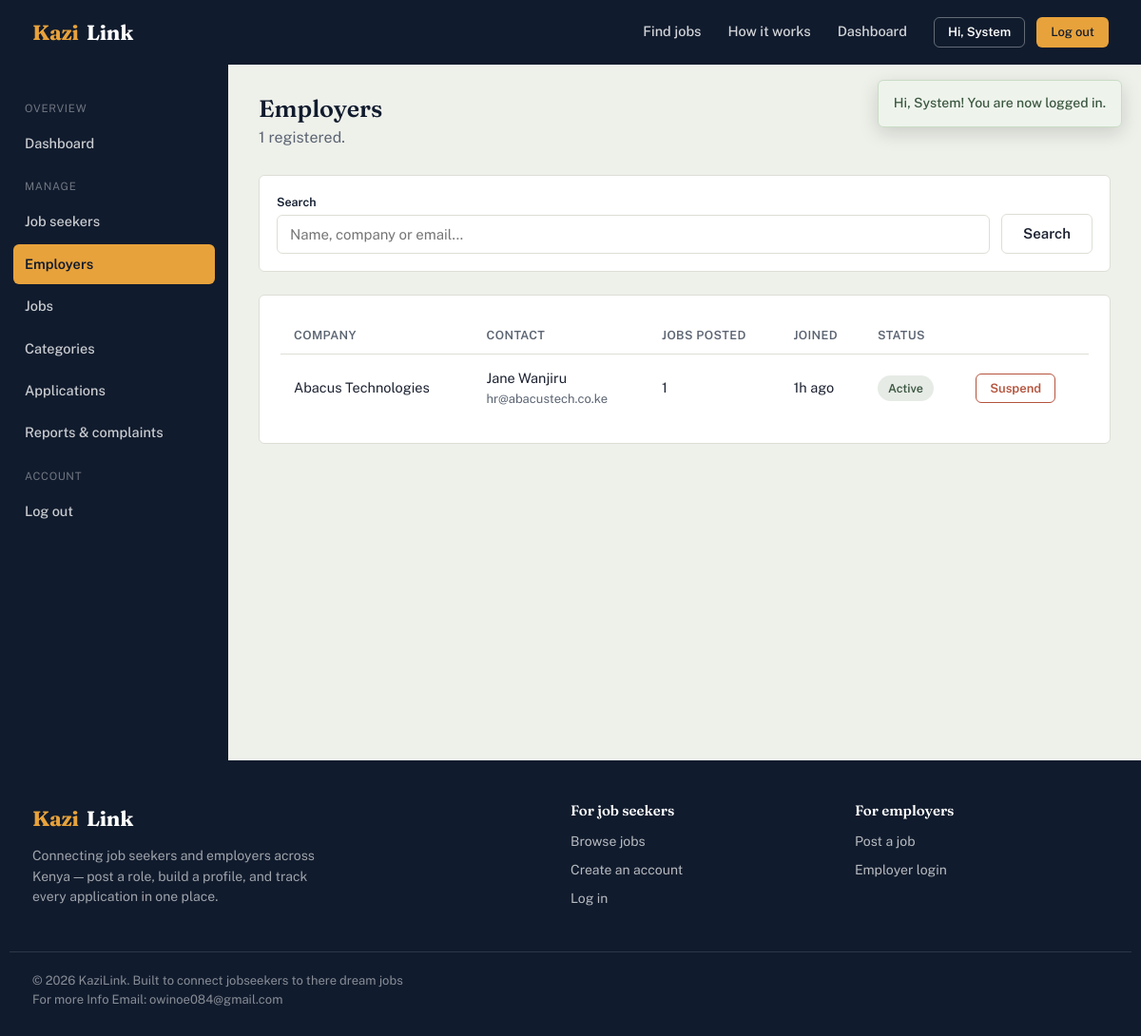
Page /admin/manage-employers.php (signed in) on the committed database.
### tables this page shows
CREATE TABLE users (
    user_id     INT AUTO_INCREMENT PRIMARY KEY,
    full_name   VARCHAR(100) NOT NULL,
    email       VARCHAR(100) NOT NULL UNIQUE,
    phone       VARCHAR(20),
    password    VARCHAR(255) NOT NULL,
    role        ENUM('job_seeker','employer','admin') NOT NULL,
    status      ENUM('active','suspended') NOT NULL DEFAULT 'active',
    created_at  TIMESTAMP DEFAULT CURRENT_TIMESTAMP
);

CREATE TABLE employers (
    employer_id     INT AUTO_INCREMENT PRIMARY KEY,
    user_id         INT NOT NULL UNIQUE,
    company_name    VARCHAR(150) NOT NULL,
    company_email   VARCHAR(100),
    company_phone   VARCHAR(20),
    location        VARCHAR(100),
    description     TEXT,
    website         VARCHAR(255),
    logo            VARCHAR(255),
    FOREIGN KEY (user_id) REFERENCES users(user_id) ON DELETE CASCADE
);

### includes/functions.php (called while the page is built, shortened)
<?php
function e(?string $value): string
{
    return htmlspecialchars($value ?? '', ENT_QUOTES, 'UTF-8');
}
function get_flashes(): array
{
    $flashes = $_SESSION['flash'] ?? [];
    return $flashes;
}
function time_ago(string $datetime): string
{
    $timestamp = strtotime($datetime);
    $diff = time() - $timestamp;
    if ($diff < 86400) return floor($diff / 3600) . 'h ago';
    return date('d M Y', $timestamp);
}
function status_pill_class(string $status): string
{
    $status = strtolower($status);
    return match (true) {
        in_array($status, ['active', 'accepted', 'approved', 'shortlisted']) => 'pill-success',
        in_array($status, ['pending', 'under review', 'applied']) => 'pill-pending',
        in_array($status, ['rejected', 'closed', 'suspended', 'dismissed']) => 'pill-danger',
        in_array($status, ['interview']) => 'pill-info',
        default => 'pill-neutral',
    };
}

### includes/auth.php (called while the page is built, shortened)
<?php
function current_user_id(): ?int
{
    return $_SESSION['user_id'] ?? null;
}
function current_user(): ?array
{
    $db = getDB();
    $stmt = $db->prepare('SELECT * FROM users WHERE user_id = ?');
    $stmt->execute([current_user_id()]);
    $cached = $stmt->fetch() ?: null;
    return $cached;
}

### admin/manage-employers.php (the view, shortened to what this page needs)
<?php
$db = getDB();
$q = trim($_GET['q'] ?? '');
$sql = "
    SELECT u.*, emp.company_name, emp.employer_id,
    (SELECT COUNT(*) FROM jobs j WHERE j.employer_id = emp.employer_id) AS job_count
    FROM users u JOIN employers emp ON emp.user_id = u.user_id WHERE u.role = 'employer'
";
$params = [];
$sql .= ' ORDER BY u.created_at DESC';
$stmt = $db->prepare($sql);
$stmt->execute($params);
$employers = $stmt->fetchAll();
$base = '../';
include __DIR__ . '/../includes/header.php';
?>
<div class="dash-shell">
  <?php include __DIR__ . '/../includes/sidebar-admin.php'; ?>
  <main class="dash-main">
    <div class="dash-header"><div><h1>Employers</h1><p><?= count($employers) ?> registered.</p></div></div>
    <form method="get" class="filter-bar" style="grid-template-columns: 1fr auto;">
      <div class="form-group" style="margin:0;"><label>Search</label><input type="text" name="q" value="<?= e($q) ?>" placeholder="Name, company or email..."></div>
      <div><button type="submit" class="btn btn-outline">Search</button></div>
    </form>
    <div class="card">
      <div class="card-body table-scroll">
        <?php if ($employers): ?>
          <table class="data-table">
            <thead><tr><th>Company</th><th>Contact</th><th>Jobs posted</th><th>Joined</th><th>Status</th><th></th></tr></thead>
            <tbody>
            <?php foreach ($employers as $emp): ?>
              <tr>
                <td class="row-title"><?= e($emp['company_name']) ?></td>
                <td><?= e($emp['full_name']) ?><div class="row-sub"><?= e($emp['email']) ?></div></td>
                <td><a href="manage-jobs.php?employer_id=<?= (int) $emp['employer_id'] ?>"><?= (int) $emp['job_count'] ?></a></td>
                <td><?= time_ago($emp['created_at']) ?></td>
                <td><span class="pill <?= status_pill_class($emp['status']) ?>"><?= e(ucfirst($emp['status'])) ?></span></td>
                <td>
                  <form method="post" data-confirm="<?= $emp['status'] === 'active' ? 'Suspend' : 'Reactivate' ?> this employer?">
                    <button type="submit" name="toggle_status" class="btn btn-sm <?= $emp['status'] === 'active' ? 'btn-danger' : 'btn-success' ?>"><?= $emp['status'] === 'active' ? 'Suspend' : 'Reactivate' ?></button>
                  </form>
                </td>
              </tr>
            <?php endforeach; ?>
            </tbody>
          </table>
        <?php else: ?>
          <div class="empty-state"><h3>No employers found</h3></div>
        <?php endif; ?>
      </div>
    </div>
  </main>
</div>
<?php include __DIR__ . '/../includes/footer.php'; ?>

### includes/header.php (shortened to what this page needs)
<?php
$base = $base ?? '';
$user = current_user();
?>
<!DOCTYPE html>
<html lang="en">
<head>
<link rel="stylesheet" href="<?= e($base) ?>assets/css/style.css">
</head>
<body>
<?php $flashes = get_flashes(); if ($flashes): ?>
<div class="flash-stack">
  <?php foreach ($flashes as $f): ?>
    <div class="flash flash-<?= e($f['type']) ?>"><?= e($f['message']) ?></div>
  <?php endforeach; ?>
</div>
<?php endif; ?>
<header class="site-header">
  <div class="container">
    <a href="<?= e($base) ?>index.php" class="brand"><span class="brand-mark">Kazi</span>Link</a>
    <nav class="main-nav">
      <a href="<?= e($base) ?>jobs.php">Find jobs</a>
      <a href="<?= e($base) ?>index.php#how-it-works">How it works</a>
      <?php if ($user): ?>
        <?php if ($user['role'] === 'job_seeker'): ?>
          <a href="<?= e($base === '' ? 'seeker/' : '') ?>dashboard.php">Dashboard</a>
        <?php elseif ($user['role'] === 'employer'): ?>
          <a href="<?= e($base === '' ? 'employer/' : '') ?>dashboard.php">Dashboard</a>
        <?php elseif ($user['role'] === 'admin'): ?>
          <a href="<?= e($base === '' ? 'admin/' : '') ?>dashboard.php">Dashboard</a>
        <?php endif; ?>
        <div class="nav-actions">
          <span class="btn btn-outline-light btn-sm" style="pointer-events:none;">Hi, <?= e(explode(' ', $user['full_name'])[0]) ?></span>
          <a href="<?= e($base) ?>logout.php" class="btn btn-primary btn-sm">Log out</a>
        </div>
      <?php endif; ?>
    </nav>
  </div>
</header>

### rows in the picture
users: full_name "System"
employers: company_name "Abacus Technologies", user.full_name "Jane Wanjiru", user.email "hr@abacustech.co.ke", job_count "1", user.created_at "1h ago", user.status "Active"

### other values in the picture
$f['message'] "Hi, System! You are now logged in."
count($employers) "1"
